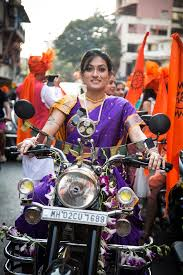
#> input picture 26.jpg, 183 x 275 px
$ python cca2.py 26.jpg   (older library calls are emulated)
#> lines starting #> are read from the running program, lines starting #| are printed output that depends on the picture; after the words box and inside, x2 and y2 are one past the last pixel; in counts of white or black regions, pixels touching at a corner belong together
from skimage.io import imread
from skimage.filters import threshold_otsu
from skimage import measure
from skimage.measure import regionprops
import matplotlib.pyplot as plt
import matplotlib.patches as patches
import sys
# import localization

car_image = imread(sys.argv[1], as_grey=True)
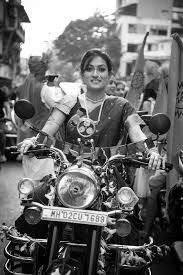
#> car_image: shape (275, 183) float64; min 0, max 1, mean 0.426
# it should be a 2 dimensional array
print(car_image.shape)
#| (275, 183)

# the next line is not compulsory however, a grey scale pixel
# in skimage ranges between 0 & 1. multiplying it with 255
# will make it range between 0 & 255 (something we can relate better with

gray_car_image = car_image * 255
fig, (ax1, ax2) = plt.subplots(1, 2)
ax1.imshow(gray_car_image, cmap="gray")
threshold_value = threshold_otsu(gray_car_image)
#> threshold_value = 121
binary_car_image = gray_car_image > threshold_value
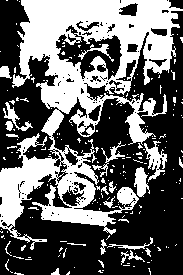
#> binary_car_image: shape (275, 183) bool; 40.1% white; 204 white regions (183 under 20 px), largest, box (x1, y1, x2, y2) and area: (0, 0, 183, 250) 17442, (144, 141, 167, 182) 389, (134, 167, 150, 197) 292
ax2.imshow(binary_car_image, cmap="gray")
plt.show()
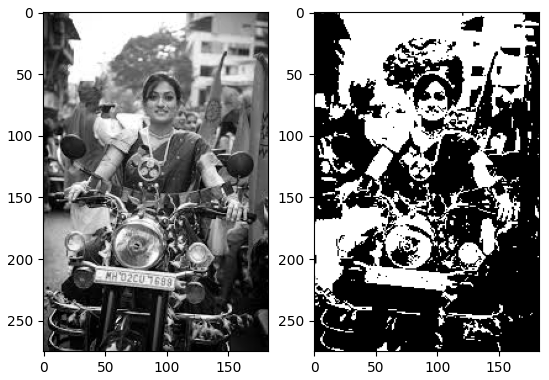
#> figure drawn by matplotlib, 2 panels


# this gets all the connected regions and groups them together
label_image = measure.label(binary_car_image)
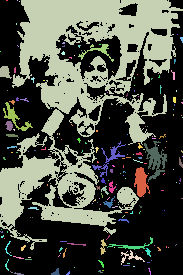
#> label_image: shape (275, 183) int32; 205 distinct labels, from 0 to 204; one colour per label, 0 black
'''fig, (ax1) = plt.subplots(1)
ax1.imshow(gray_car_image, cmap="gray")'''

# getting the maximum width, height and minimum width and height that a license plate can be
plate_dimensions = (0.16*label_image.shape[0], 0.4*label_image.shape[0], 0.3*label_image.shape[1], 0.8*label_image.shape[1])
#> plate_dimensions = (44, 110, 54.9, 146.4)
min_height, max_height, min_width, max_width = plate_dimensions
#> min_height = 44; max_height = 110; min_width = 54.9; max_width = 146.4
plate_objects_cordinates = []
plate_like_objects = []
fig, (ax1) = plt.subplots(1)
ax1.imshow(gray_car_image, cmap="gray")

# regionprops creates a list of properties of all the labelled regions
for region in regionprops(label_image):
    if region.area < 50:
        #if the region is so small then it's likely not a license plate
        continue

    # the bounding box coordinates
    min_row, min_col, max_row, max_col = region.bbox
    region_height = max_row - min_row
    region_width = max_col - min_col
    # ensuring that the region identified satisfies the condition of a typical license plate
    if region_height >= min_height and region_height <= max_height and region_width >= min_width and region_width <= max_width and region_width > region_height:
        plate_like_objects.append(binary_car_image[min_row:max_row,
                                  min_col:max_col])
        plate_objects_cordinates.append((min_row, min_col,
                                              max_row, max_col))
        rectBorder = patches.Rectangle((min_col, min_row), max_col-min_col, max_row-min_row, edgecolor="red", linewidth=2, fill=False)
        ax1.add_patch(rectBorder)
#> this loop made 204 passes
#> (min_row, min_col, max_row, max_col, region_height, region_width) on passes 3, 11, 22: (0, 0, 250, 183, 250, 183), (44, 78, 62, 114, 18, 36), (66, 0, 79, 12, 13, 12)
#> after the loop, plate_like_objects = []; plate_objects_cordinates = []
    # let's draw a red rectangle over those regions

plt.show()
